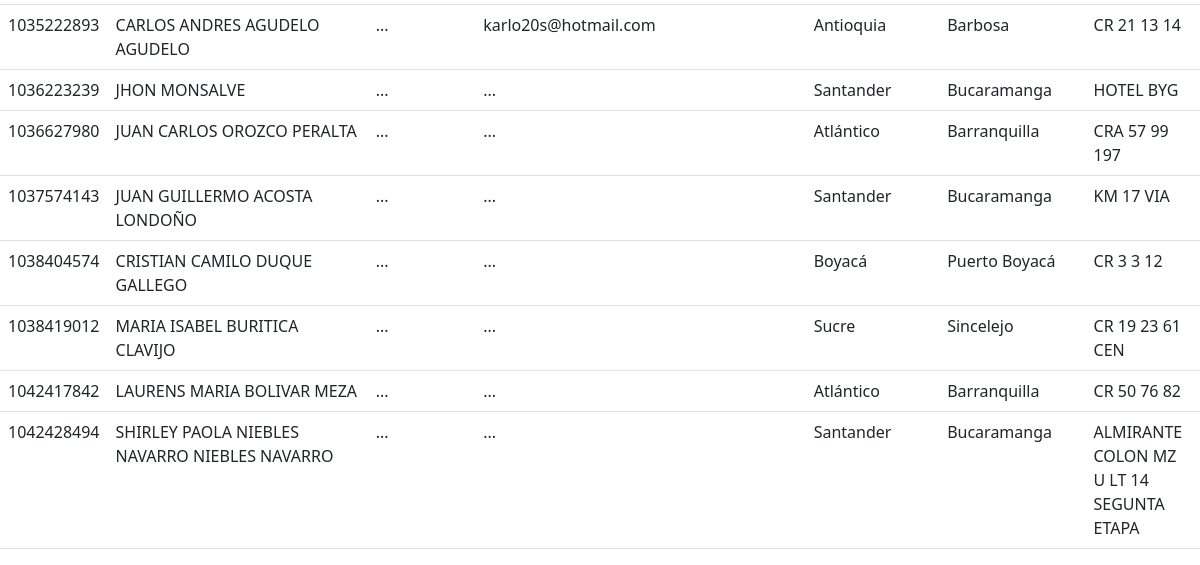
Before: /cliente.php (signed in, lower part) with the older database file.
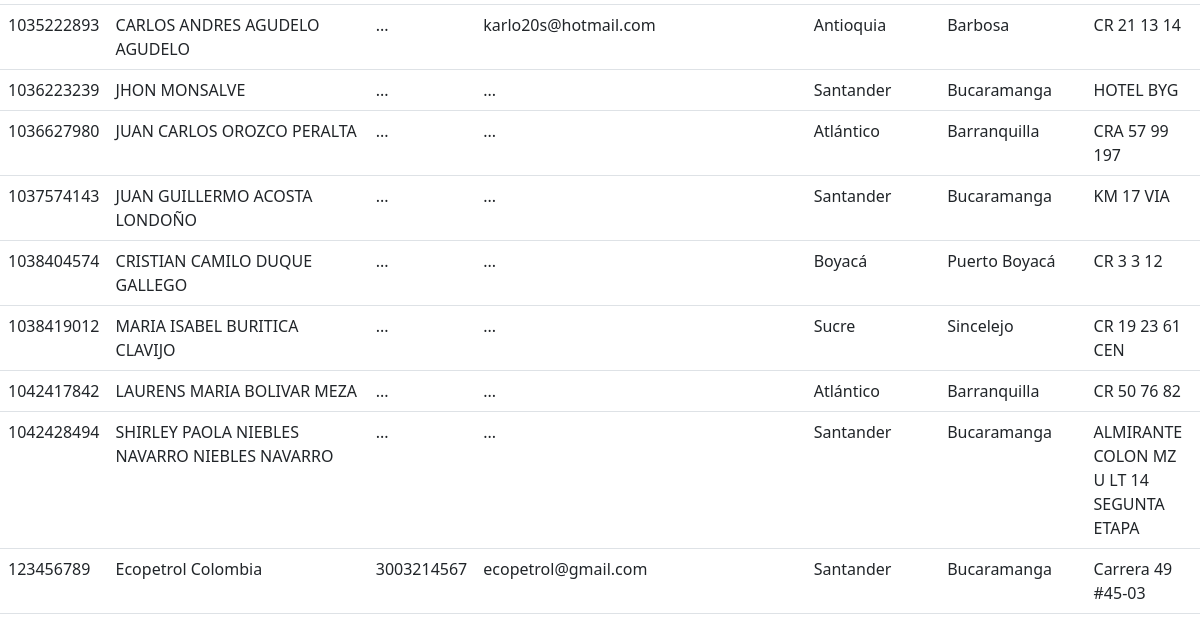
After: the same page with the newer database file.
### tables this page shows
CREATE TABLE IF NOT EXISTS `clientes` (
  `id` int NOT NULL AUTO_INCREMENT,
  `nit` bigint NOT NULL,
  `nombre` varchar(200) NOT NULL,
  `celular` varchar(100) NOT NULL,
  `correo` varchar(120) NOT NULL,
  `departamento` varchar(120) NOT NULL,
  `ciudad` varchar(120) NOT NULL,
  `direccion` varchar(200) NOT NULL,
  PRIMARY KEY (`id`)
);

### cliente.php (the view, shortened to what this page needs)
<?php
include("template/encabezado.php");
?>
<?php
$host = 'localhost';
$username = 'root';
$password = '123456';
$conexion = mysqli_connect( $host, $username, $password ) or die ("No se ha podido conectar al servidor de Base de datos");
$consulta = "SELECT * FROM clientes";
$productos = mysqli_query( $conexion, $consulta ) or die ( "Algo ha ido mal en la consulta a la base de datos");
?>
	<table class='table table-hover'>
	<tbody>
	<?php
	while ($columna = mysqli_fetch_array( $productos))
	{
		echo "<tr>";
		echo "<td>" . $columna['nit'] . "</td><td>" . $columna['nombre'] . "</td><td>" . $columna['celular'] . "</td><td>" . $columna['correo'] . "</td><td>" . $columna['departamento'] . "</td><td>" . $columna['ciudad'] . "</td><td>" . $columna['direccion'] . "</td>";
		echo "</tr>";
	}
	?>
	</tbody>
	</table>
<?php
include("template/pie.php");
?>

### template/encabezado.php (shortened to what this page needs)
<!DOCTYPE html>
<html lang="es">
<head>
    <link rel="stylesheet" href="styles/style.css">
    <link href="https://cdn.jsdelivr.net/npm/bootstrap@5.2.0/dist/css/bootstrap.min.css" rel="stylesheet">
    <link rel="stylesheet" href="https://cdnjs.cloudflare.com/ajax/libs/font-awesome/6.2.0/css/all.min.css" />
</head>
<body>

### template/pie.php
</body>
</html>

### styles/style.css (style rules this page uses)
:root { --color-principalGris: #76777A; --color-principalNaranja: #F28E2A; --color-segundarioGrisOscuro: #23282E; --color-segundarioGrisClaro1: #A6A6A6; --color-segundarioGrisClaro2: #C4C4C5; --color-segundarioNaranjaClaro: #F8A556; }
body { margin: 0; padding: 0; }

Changed rows visible on the page:
added clientes: nit "123456789", nombre "Ecopetrol Colombia", celular "3003214567", correo "ecopetrol@gmail.com", departamento "Santander", ciudad "Bucaramanga", direccion "Carrera 49 #45-03"
